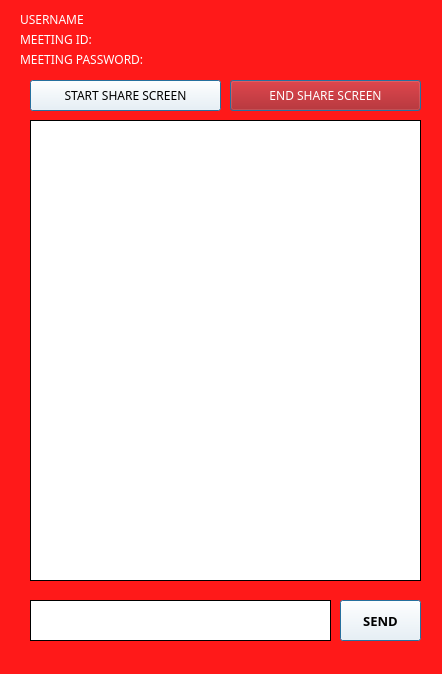
<?xml version="1.0" encoding="UTF-8"?>
<ui version="4.0">
 <class>meeting_window</class>
 <widget class="QMainWindow" name="meeting_window">
  <property name="geometry">
   <rect>
    <x>0</x>
    <y>0</y>
    <width>442</width>
    <height>674</height>
   </rect>
  </property>
  <property name="sizePolicy">
   <sizepolicy hsizetype="Minimum" vsizetype="Minimum">
    <horstretch>0</horstretch>
    <verstretch>0</verstretch>
   </sizepolicy>
  </property>
  <property name="windowTitle">
   <string/>
  </property>
  <property name="windowIcon">
   <iconset>
    <normaloff>:/pics/official_icon.png</normaloff>:/pics/official_icon.png</iconset>
  </property>
  <property name="styleSheet">
   <string notr="true">background-color: rgb(255,25,25);</string>
  </property>
  <widget class="QWidget" name="centralwidget">
   <widget class="QPushButton" name="share_screen_btn">
    <property name="geometry">
     <rect>
      <x>30</x>
      <y>80</y>
      <width>191</width>
      <height>31</height>
     </rect>
    </property>
    <property name="font">
     <font>
      <family>Century Gothic</family>
      <pointsize>9</pointsize>
      <weight>50</weight>
      <italic>false</italic>
      <bold>false</bold>
     </font>
    </property>
    <property name="styleSheet">
     <string notr="true">background-color: rgb(255, 255, 255);

color: </string>
    </property>
    <property name="text">
     <string>START SHARE SCREEN</string>
    </property>
    <property name="checkable">
     <bool>true</bool>
    </property>
    <property name="checked">
     <bool>false</bool>
    </property>
    <property name="autoDefault">
     <bool>true</bool>
    </property>
    <property name="default">
     <bool>true</bool>
    </property>
    <property name="flat">
     <bool>false</bool>
    </property>
   </widget>
   <widget class="QLabel" name="username">
    <property name="geometry">
     <rect>
      <x>20</x>
      <y>10</y>
      <width>101</width>
      <height>19</height>
     </rect>
    </property>
    <property name="font">
     <font>
      <family>Century Gothic</family>
     </font>
    </property>
    <property name="styleSheet">
     <string notr="true">color: rgb(255, 255, 255);</string>
    </property>
    <property name="text">
     <string>USERNAME </string>
    </property>
   </widget>
   <widget class="QLabel" name="meeting_id">
    <property name="geometry">
     <rect>
      <x>20</x>
      <y>30</y>
      <width>341</width>
      <height>19</height>
     </rect>
    </property>
    <property name="font">
     <font>
      <family>Century Gothic</family>
     </font>
    </property>
    <property name="styleSheet">
     <string notr="true">color: rgb(255, 255, 255);</string>
    </property>
    <property name="text">
     <string>MEETING ID:</string>
    </property>
   </widget>
   <widget class="QLabel" name="meeting_password">
    <property name="geometry">
     <rect>
      <x>20</x>
      <y>50</y>
      <width>171</width>
      <height>19</height>
     </rect>
    </property>
    <property name="font">
     <font>
      <family>Century Gothic</family>
     </font>
    </property>
    <property name="styleSheet">
     <string notr="true">color: rgb(255, 255, 255);</string>
    </property>
    <property name="text">
     <string>MEETING PASSWORD:</string>
    </property>
   </widget>
   <widget class="QLabel" name="phone_symbol">
    <property name="geometry">
     <rect>
      <x>360</x>
      <y>0</y>
      <width>81</width>
      <height>81</height>
     </rect>
    </property>
    <property name="text">
     <string/>
    </property>
    <property name="pixmap">
     <pixmap>:/pics/END_MEETING.png</pixmap>
    </property>
    <property name="scaledContents">
     <bool>true</bool>
    </property>
   </widget>
   <widget class="QPushButton" name="end_meeting_btn">
    <property name="geometry">
     <rect>
      <x>380</x>
      <y>20</y>
      <width>41</width>
      <height>41</height>
     </rect>
    </property>
    <property name="text">
     <string/>
    </property>
    <property name="flat">
     <bool>true</bool>
    </property>
   </widget>
   <widget class="QTextEdit" name="chat_text">
    <property name="geometry">
     <rect>
      <x>30</x>
      <y>120</y>
      <width>391</width>
      <height>461</height>
     </rect>
    </property>
    <property name="styleSheet">
     <string notr="true">background-color: rgb(255, 255, 255);</string>
    </property>
    <property name="frameShape">
     <enum>QFrame::Box</enum>
    </property>
    <property name="frameShadow">
     <enum>QFrame::Plain</enum>
    </property>
    <property name="readOnly">
     <bool>true</bool>
    </property>
   </widget>
   <widget class="QTextEdit" name="msg_text">
    <property name="geometry">
     <rect>
      <x>30</x>
      <y>600</y>
      <width>301</width>
      <height>41</height>
     </rect>
    </property>
    <property name="font">
     <font>
      <family>Century Gothic</family>
      <pointsize>10</pointsize>
     </font>
    </property>
    <property name="styleSheet">
     <string notr="true">background-color: rgb(255, 255, 255);</string>
    </property>
    <property name="frameShape">
     <enum>QFrame::Box</enum>
    </property>
    <property name="frameShadow">
     <enum>QFrame::Plain</enum>
    </property>
   </widget>
   <widget class="QPushButton" name="send_btn">
    <property name="geometry">
     <rect>
      <x>340</x>
      <y>600</y>
      <width>81</width>
      <height>41</height>
     </rect>
    </property>
    <property name="font">
     <font>
      <family>Century Gothic</family>
      <pointsize>10</pointsize>
      <weight>75</weight>
      <bold>true</bold>
     </font>
    </property>
    <property name="styleSheet">
     <string notr="true">color: rgb(, 139, 141);
background-color: rgb(255, 255, 255);</string>
    </property>
    <property name="text">
     <string>SEND</string>
    </property>
    <property name="autoDefault">
     <bool>true</bool>
    </property>
    <property name="default">
     <bool>true</bool>
    </property>
    <property name="flat">
     <bool>false</bool>
    </property>
   </widget>
   <widget class="QPushButton" name="end_share_btn">
    <property name="geometry">
     <rect>
      <x>230</x>
      <y>80</y>
      <width>191</width>
      <height>31</height>
     </rect>
    </property>
    <property name="font">
     <font>
      <family>Century Gothic</family>
      <pointsize>9</pointsize>
      <weight>50</weight>
      <italic>false</italic>
      <bold>false</bold>
     </font>
    </property>
    <property name="styleSheet">
     <string notr="true">background-color: rgb(255, 255, 255);
background-color: rgb(170, 0, 0);
color: rgb(255, 255, 255);</string>
    </property>
    <property name="text">
     <string>END SHARE SCREEN</string>
    </property>
    <property name="checkable">
     <bool>true</bool>
    </property>
    <property name="checked">
     <bool>false</bool>
    </property>
    <property name="autoDefault">
     <bool>true</bool>
    </property>
    <property name="default">
     <bool>true</bool>
    </property>
    <property name="flat">
     <bool>false</bool>
    </property>
   </widget>
   <zorder>phone_symbol</zorder>
   <zorder>share_screen_btn</zorder>
   <zorder>username</zorder>
   <zorder>meeting_id</zorder>
   <zorder>meeting_password</zorder>
   <zorder>end_meeting_btn</zorder>
   <zorder>chat_text</zorder>
   <zorder>msg_text</zorder>
   <zorder>send_btn</zorder>
   <zorder>end_share_btn</zorder>
  </widget>
 </widget>
 <resources/>
 <connections/>
</ui>
